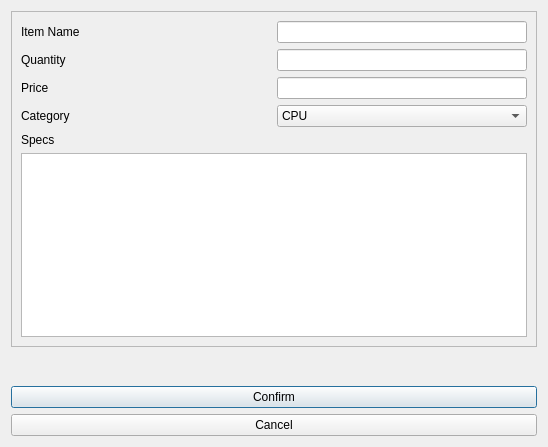
<?xml version="1.0" encoding="UTF-8"?>
<ui version="4.0">
 <class>Dialog</class>
 <widget class="QDialog" name="Dialog">
  <property name="geometry">
   <rect>
    <x>0</x>
    <y>0</y>
    <width>548</width>
    <height>447</height>
   </rect>
  </property>
  <property name="windowTitle">
   <string>Dialog</string>
  </property>
  <layout class="QVBoxLayout" name="verticalLayout_2">
   <item>
    <widget class="QFrame" name="frame">
     <property name="frameShape">
      <enum>QFrame::StyledPanel</enum>
     </property>
     <property name="frameShadow">
      <enum>QFrame::Raised</enum>
     </property>
     <layout class="QVBoxLayout" name="verticalLayout_4">
      <item>
       <layout class="QHBoxLayout" name="horizontalLayout">
        <item>
         <widget class="QLabel" name="itemName">
          <property name="text">
           <string>Item Name</string>
          </property>
         </widget>
        </item>
        <item alignment="Qt::AlignRight">
         <widget class="QLineEdit" name="itemNameInput">
          <property name="minimumSize">
           <size>
            <width>250</width>
            <height>0</height>
           </size>
          </property>
          <property name="text">
           <string/>
          </property>
          <property name="maxLength">
           <number>30</number>
          </property>
          <property name="frame">
           <bool>true</bool>
          </property>
          <property name="placeholderText">
           <string/>
          </property>
         </widget>
        </item>
       </layout>
      </item>
      <item>
       <layout class="QHBoxLayout" name="horizontalLayout_3">
        <item>
         <widget class="QLabel" name="quantity">
          <property name="text">
           <string>Quantity</string>
          </property>
         </widget>
        </item>
        <item alignment="Qt::AlignRight">
         <widget class="QLineEdit" name="quantityInput">
          <property name="minimumSize">
           <size>
            <width>250</width>
            <height>0</height>
           </size>
          </property>
          <property name="text">
           <string/>
          </property>
          <property name="maxLength">
           <number>30</number>
          </property>
         </widget>
        </item>
       </layout>
      </item>
      <item>
       <layout class="QHBoxLayout" name="horizontalLayout_4">
        <item>
         <widget class="QLabel" name="price">
          <property name="text">
           <string>Price</string>
          </property>
         </widget>
        </item>
        <item alignment="Qt::AlignRight">
         <widget class="QLineEdit" name="priceInput">
          <property name="minimumSize">
           <size>
            <width>250</width>
            <height>0</height>
           </size>
          </property>
          <property name="maxLength">
           <number>30</number>
          </property>
         </widget>
        </item>
       </layout>
      </item>
      <item>
       <layout class="QHBoxLayout" name="horizontalLayout_5">
        <item>
         <widget class="QLabel" name="category">
          <property name="text">
           <string>Category</string>
          </property>
         </widget>
        </item>
        <item alignment="Qt::AlignRight">
         <widget class="QComboBox" name="categoryDropdown">
          <property name="minimumSize">
           <size>
            <width>250</width>
            <height>0</height>
           </size>
          </property>
          <item>
           <property name="text">
            <string>CPU</string>
           </property>
          </item>
          <item>
           <property name="text">
            <string>GPU</string>
           </property>
          </item>
          <item>
           <property name="text">
            <string>Motherboard</string>
           </property>
          </item>
          <item>
           <property name="text">
            <string>RAM</string>
           </property>
          </item>
          <item>
           <property name="text">
            <string>Storage</string>
           </property>
          </item>
          <item>
           <property name="text">
            <string/>
           </property>
          </item>
         </widget>
        </item>
       </layout>
      </item>
      <item>
       <layout class="QVBoxLayout" name="verticalLayout">
        <item>
         <widget class="QLabel" name="label">
          <property name="text">
           <string>Specs</string>
          </property>
         </widget>
        </item>
        <item>
         <widget class="QTextEdit" name="textEdit">
          <property name="html">
           <string>&lt;!DOCTYPE HTML PUBLIC &quot;-//W3C//DTD HTML 4.0//EN&quot; &quot;http://www.w3.org/TR/REC-html40/strict.dtd&quot;&gt;
&lt;html&gt;&lt;head&gt;&lt;meta name=&quot;qrichtext&quot; content=&quot;1&quot; /&gt;&lt;meta charset=&quot;utf-8&quot; /&gt;&lt;style type=&quot;text/css&quot;&gt;
p, li { white-space: pre-wrap; }
hr { height: 1px; border-width: 0; }
li.unchecked::marker { content: &quot;\2610&quot;; }
li.checked::marker { content: &quot;\2612&quot;; }
&lt;/style&gt;&lt;/head&gt;&lt;body style=&quot; font-family:'Segoe UI'; font-size:9pt; font-weight:400; font-style:normal;&quot;&gt;
&lt;p style=&quot;-qt-paragraph-type:empty; margin-top:0px; margin-bottom:0px; margin-left:0px; margin-right:0px; -qt-block-indent:0; text-indent:0px;&quot;&gt;&lt;br /&gt;&lt;/p&gt;&lt;/body&gt;&lt;/html&gt;</string>
          </property>
         </widget>
        </item>
       </layout>
      </item>
     </layout>
    </widget>
   </item>
   <item>
    <spacer name="verticalSpacer">
     <property name="orientation">
      <enum>Qt::Vertical</enum>
     </property>
     <property name="sizeHint" stdset="0">
      <size>
       <width>20</width>
       <height>40</height>
      </size>
     </property>
    </spacer>
   </item>
   <item>
    <layout class="QVBoxLayout" name="verticalLayout_3">
     <item>
      <widget class="QPushButton" name="confirmButton">
       <property name="text">
        <string>Confirm</string>
       </property>
      </widget>
     </item>
     <item>
      <widget class="QPushButton" name="cancelButton">
       <property name="text">
        <string>Cancel</string>
       </property>
      </widget>
     </item>
    </layout>
   </item>
  </layout>
 </widget>
 <resources/>
 <connections/>
</ui>
